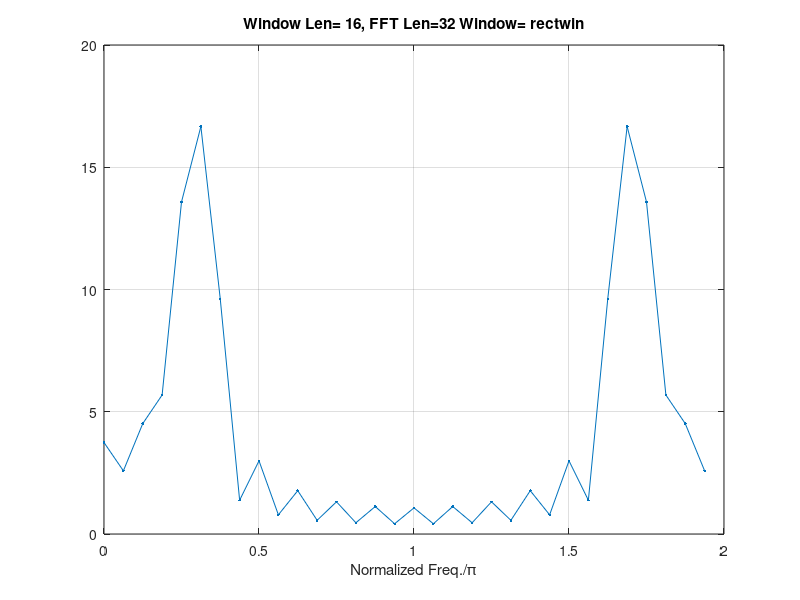
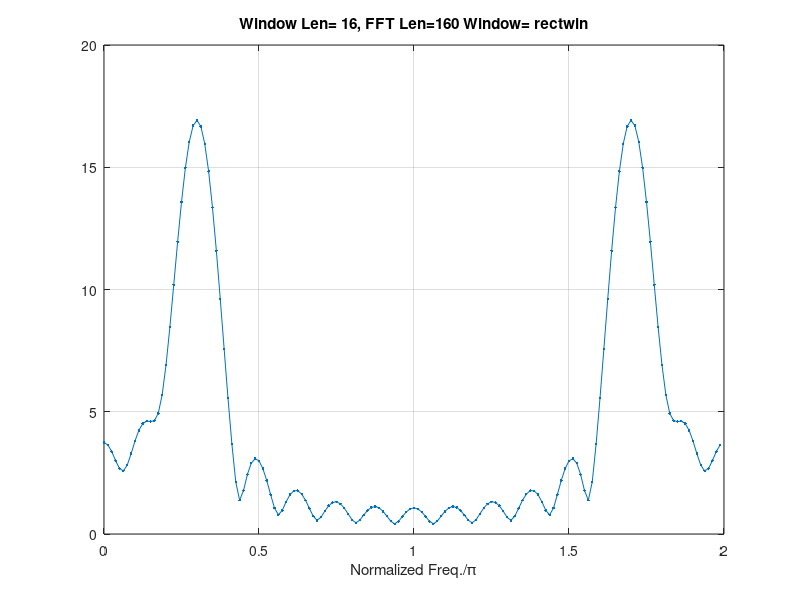
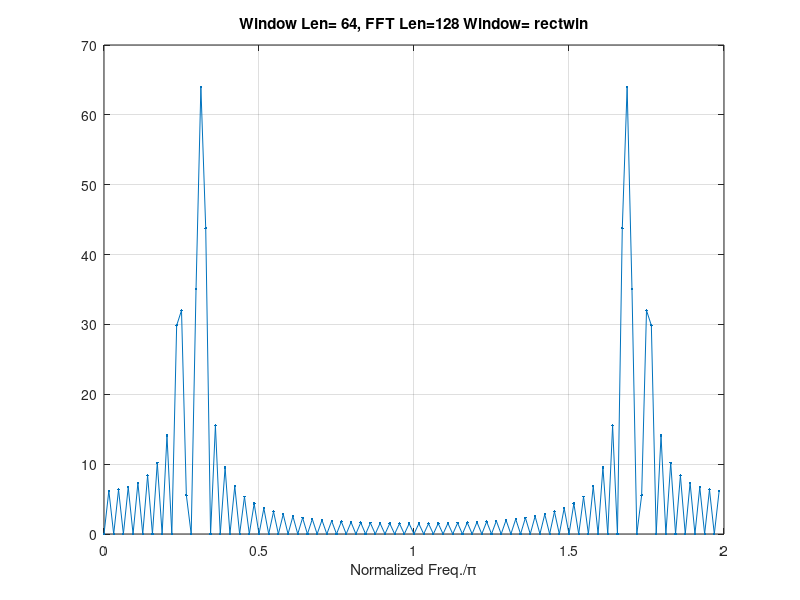
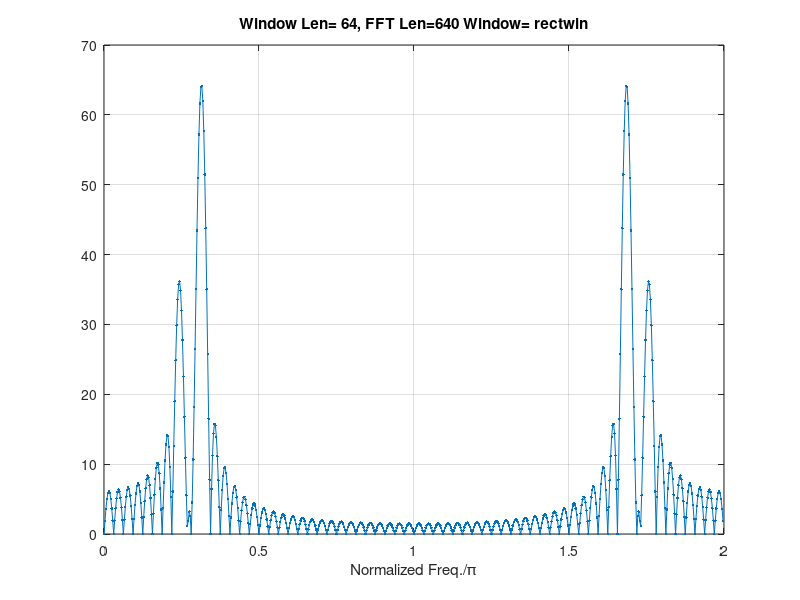

These figures' MATLAB source, in order:
clear all force;
close all force;clc
%
% DSP BSC course
% Demo program for effect of zero-padding of DTFT on Freq. Resolution
% You can see that zero-padding DOES NOT increase freq. resolution
% while increasing window length DOES INCREASE FREQ. RESOLUTION.
% This is because window main lobe in freq. decreases for wider
% time windows. Then periodic convolution has lass of an effect on
% the results in Frq. domain.
% by Hamid Sheikhzadeh,June 2021
%
w0=4*pi/16;
w1=w0+pi/16;
WinType={'rectwin';'hamming'}
%---------------------
for k=1:length(WinType)
        for InpLen=[16, 64]
        for FftLen=[2*InpLen,   InpLen*10]
            n=0:1:InpLen-1;
            Inp=sin(w0*n)+ 2*sin(w1*n);
            %This line is interesting, notice the use of eval()
            eval(['Win=',cell2mat(WinType(k)),'(InpLen);']) 
            InpFft=fft(Inp(:).*Win(:),FftLen);
            Freq=(0:1:FftLen-1)*2*pi/FftLen;
            figure
            plot(Freq/pi,abs(InpFft),'.-');grid on
            title(['Window Len= ', num2str(InpLen), ', FFT Len=',num2str(FftLen)...
                ,' Window= ',cell2mat(WinType(k))]);
            xlabel('Normalized Freq./\pi');
        end
    end
end
